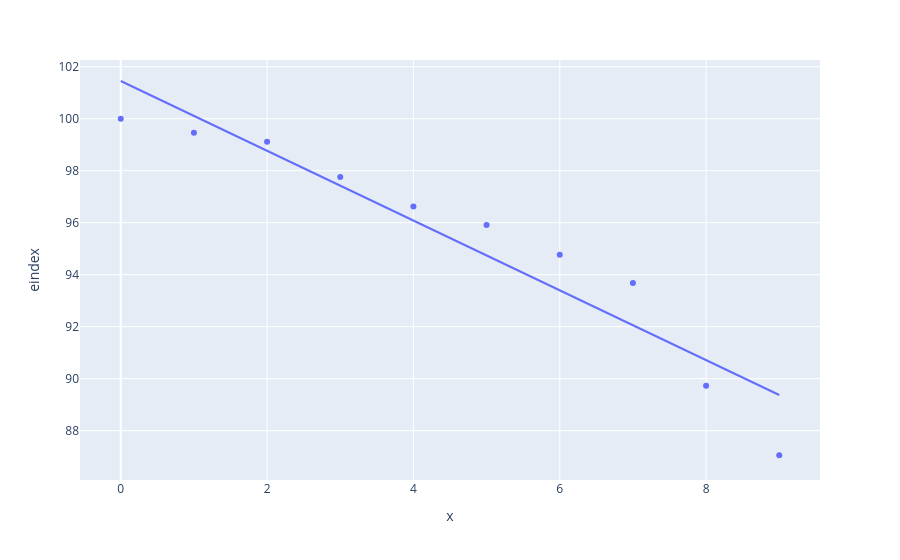

The notebook cell this image was saved under:
### Code cell
px.scatter(ne_year_trends, x=np.arange(len(ne_year_trends['Year'].unique())), y='eindex', trendline="ols")

### Figure 1 — Plotly figure (JSON) as saved in the notebook; plotly's stock layout.template omitted (floating-point values rounded to 4 significant figures)
{"data": [{"hovertemplate": "x=%{x}<br>eindex=%{y}<extra></extra>", "legendgroup": "", "marker": {"color": "#636efa", "symbol": "circle"}, "mode": "markers", "name": "", "orientation": "v", "showlegend": false, "type": "scatter", "x": [0, 1, 2, 3, 4, 5, 6, 7, 8, 9], "xaxis": "x", "y": [100.0, 99.46, 99.11, 97.76, 96.62, 95.91, 94.77, 93.68, 89.73, 87.05], "yaxis": "y"}, {"hovertemplate": "<b>OLS trendline</b><br>eindex = -1.34224 * x + 101.45<br>R<sup>2</sup>=0.906723<br><br>x=%{x}<br>eindex=%{y} <b>(trend)</b><extra></extra>", "legendgroup": "", "marker": {"color": "#636efa", "symbol": "circle"}, "mode": "lines", "name": "", "showlegend": false, "type": "scatter", "x": [0, 1, 2, 3, 4, 5, 6, 7, 8, 9], "xaxis": "x", "y": [101.4, 100.1, 98.77, 97.42, 96.08, 94.74, 93.4, 92.05, 90.71, 89.37], "yaxis": "y"}], "layout": {"legend": {"tracegroupgap": 0}, "margin": {"t": 60}, "xaxis": {"anchor": "y", "domain": [0, 1], "title": {"text": "x"}}, "yaxis": {"anchor": "x", "domain": [0, 1], "title": {"text": "eindex"}}}}
